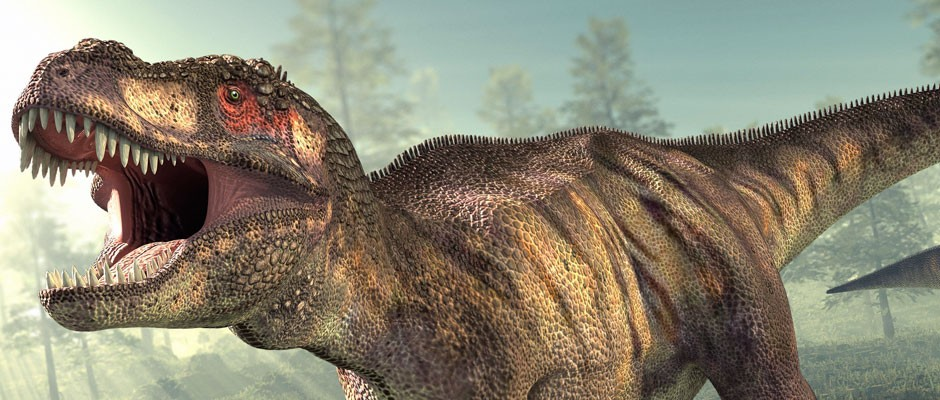
#> input picture dino.jpg, 940 x 400 px
$ python canny.py
#> lines starting #> are read from the running program, lines starting #| are printed output that depends on the picture; after the words box and inside, x2 and y2 are one past the last pixel; in counts of white or black regions, pixels touching at a corner belong together
import numpy as np
import cv2

cv2_image = cv2.imread("dino.jpg")
#> cv2_image is the input picture: shape (400, 940, 3); mean B, G, R 115.3, 133.1, 138.2
cv2_image = cv2.cvtColor(cv2_image, cv2.COLOR_BGR2RGB)
cv2_image = cv2.GaussianBlur(cv2_image, (11, 11), 0)
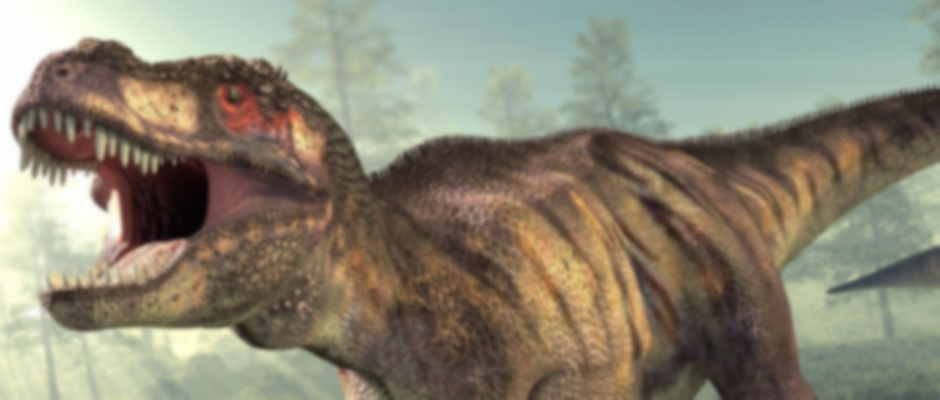
#> cv2_image: shape (400, 940, 3); mean R, G, B 138.2, 133.1, 115.3

canny_image = cv2.Canny(cv2_image, 30, 150)
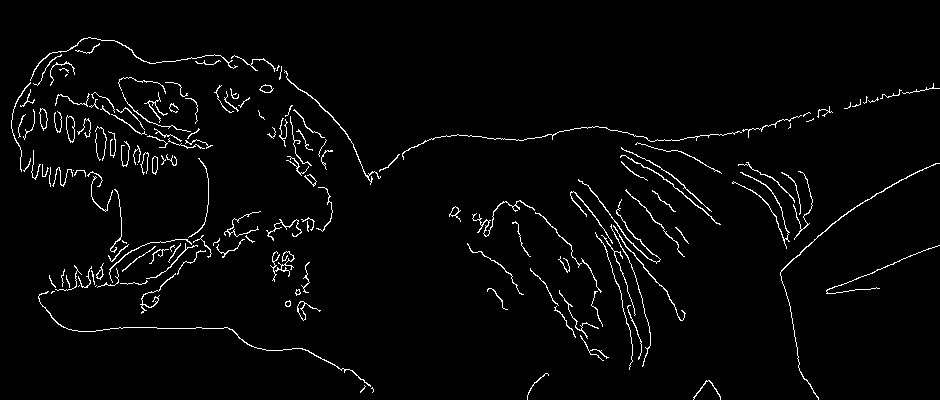
#> canny_image: shape (400, 940); 2.7% white in thin lines or dots, all inside (x1, y1, x2, y2) = (11, 37, 940, 400)
cv2.imshow("Canny Image", canny_image)
cv2.waitKey(0)
